Frame 1 (no input): blank canvas, image omitted
Frame 60 (no input): blank canvas, image omitted
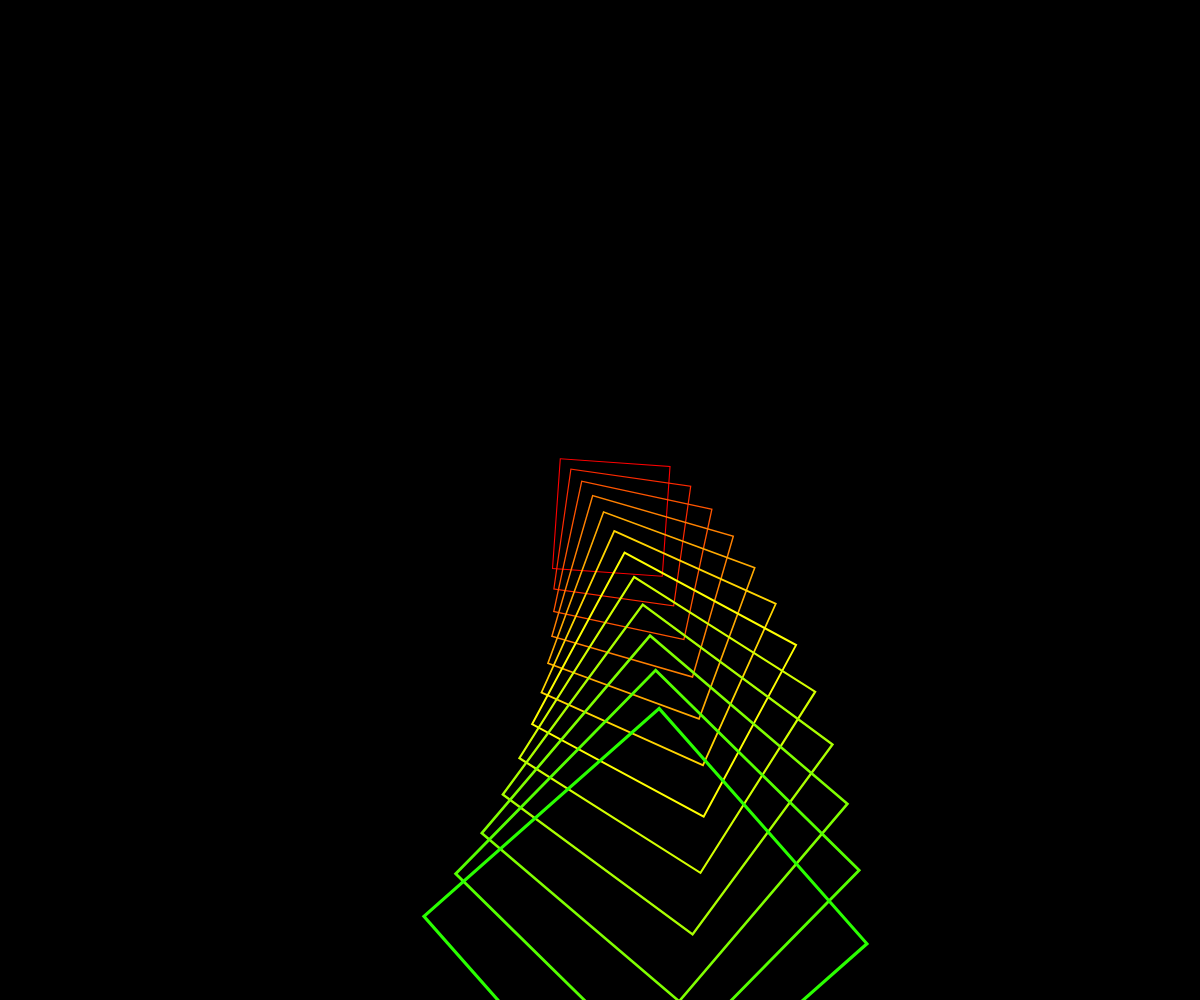
Frame 120 (the mouse pressed at the canvas centre since frame 60)

The p5.js sketch whose frames 1 and 60 were blank and that drew this single picture after the mouse press (run headless with seeded random() and noise() and a simulated clock; from frame 60 on, the mouse is pressed at the canvas centre):

// p5.js sketch
// ── sketch.js

let lrpMouseX, lrpMouseY;
let time = 0;

function setup() {
  createCanvas(windowWidth, windowHeight);
  rectMode(CENTER);
  angleMode(DEGREES);
  colorMode(HSB);
  noFill();
  stroke(255);
  lrpMouseX = 0;
  lrpMouseY = 0;
}

function draw() {
  background(0, 50);
  lrpMouseX = lerp(lrpMouseX, mouseX, 0.1);
  lrpMouseY = lerp(lrpMouseY, mouseY, 0.1);
  time += deltaTime;

  push();
    translate(width/2, height/2);
    for (let i = 0; i < (lrpMouseX / 50); i++) {
      stroke(i* 10, 100, 100);
      rotate(((height/2 - lrpMouseY)/20) + time/500);
      translate(lrpMouseY/40, lrpMouseY/30);
      scale(1.1);
      rect(0, 0, 100);
    }
  pop();


}
